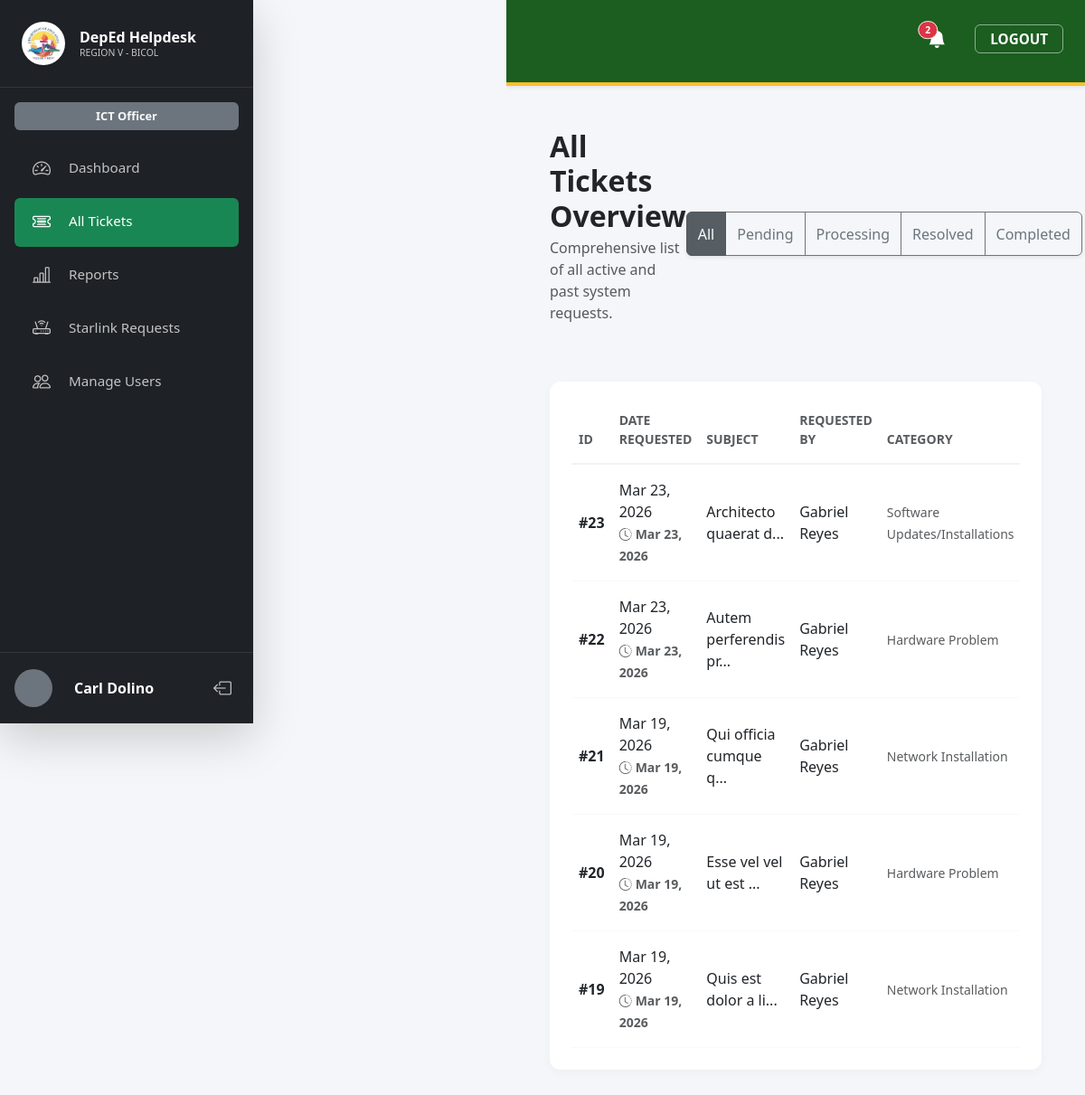
The page /all_tickets.php (signed in) on the database its author committed.
### tables this page shows
CREATE TABLE `ticket` (
  `ticketId` int NOT NULL,
  `subject` varchar(150) NOT NULL,
  `description` text NOT NULL,
  `priority` enum('Low','Medium','High') DEFAULT 'Medium',
  `status` enum('Pending','Processing','Resolved','Completed') DEFAULT 'Pending',
  `remarks` text,
  `userId` int NOT NULL,
  `departmentId` int NOT NULL,
  `createdAt` timestamp NULL DEFAULT CURRENT_TIMESTAMP,
  `updatedAt` datetime DEFAULT CURRENT_TIMESTAMP ON UPDATE CURRENT_TIMESTAMP,
  `assignedTo` int DEFAULT NULL,
  `categoryId` int DEFAULT NULL,
  `technician_signature` longtext
);

CREATE TABLE `users` (
  `userId` int NOT NULL,
  `employeeId` varchar(50) DEFAULT NULL,
  `email` varchar(100) NOT NULL,
  `role` enum('User','Officer','Technician') NOT NULL,
  `positionID` int DEFAULT NULL,
  `password` varchar(255) NOT NULL,
  `firstName` varchar(100) NOT NULL,
  `middleName` varchar(100) DEFAULT NULL,
  `lastName` varchar(100) NOT NULL,
  `suffix` varchar(20) DEFAULT NULL,
  `phone` varchar(20) DEFAULT NULL,
  `profilePicture` varchar(255) DEFAULT NULL,
  `departmentId` int NOT NULL,
  `divisionId` int DEFAULT NULL,
  `createdAt` timestamp NULL DEFAULT CURRENT_TIMESTAMP,
  `signature` longtext,
  `isActive` tinyint(1) DEFAULT '1',
  `activationToken` varchar(64) DEFAULT NULL,
  `tokenExpiresAt` datetime DEFAULT NULL,
  `isApproved` tinyint(1) DEFAULT '0',
  `googleId` varchar(64) DEFAULT NULL,
  `avatarUrl` varchar(512) DEFAULT NULL
);

CREATE TABLE `category` (
  `categoryId` int NOT NULL,
  `categoryName` varchar(50) NOT NULL,
  `categoryType` varchar(50) NOT NULL
);

### all_tickets.php (the view, shortened to what this page needs)
<?php
function formatTimeAgo($datetime)
{
    $time = strtotime($datetime);
    $diff = time() - $time;
    return date("M d, Y", $time);
}
include 'head.php';
?>
<body>
    <div class="d-flex flex-column flex-md-row" style="min-height: 100vh;">
        <div style="width: 280px; flex-shrink: 0;"></div>
        <?php include 'sidebar.php'; ?>
        <div class="flex-grow-1 main-content" style="min-height: 100vh; overflow-y: auto;">
            <?php include 'header.php'; ?>
            <div class="container-fluid py-5 px-5">
                <div class="d-flex justify-content-between align-items-center mb-5">
                    <div>
                        <h2 class="fw-bold text-dark mb-1">All Tickets Overview</h2>
                        <p class="text-muted">Comprehensive list of all active and past system requests.</p>
                    </div>
                    <div class="d-flex gap-3">
                        <div class="btn-group shadow-sm" role="group">
                            <button type="button" class="btn btn-secondary active status-filter" data-status="all">All</button>
                            <button type="button" class="btn btn-outline-secondary status-filter" data-status="Pending">Pending</button>
                            <button type="button" class="btn btn-outline-secondary status-filter" data-status="Processing">Processing</button>
                            <button type="button" class="btn btn-outline-secondary status-filter" data-status="Resolved">Resolved</button>
                            <button type="button" class="btn btn-outline-secondary status-filter" data-status="Completed">Completed</button>
                        </div>
                    </div>
                </div>
                <div class="custom-card p-4">
                    <div class="table-responsive">
                        <table class="table table-borderless align-middle mb-0">
                            <thead style="border-bottom: 2px solid #f0f2f5;">
                                <tr>
                                    <th class="text-muted small fw-bold pb-3">ID</th>
                                    <th class="text-muted small fw-bold pb-3">DATE REQUESTED</th>
                                    <th class="text-muted small fw-bold pb-3">SUBJECT</th>
                                    <th class="text-muted small fw-bold pb-3">REQUESTED BY</th>
                                    <th class="text-muted small fw-bold pb-3">CATEGORY</th>
                                </tr>
                            </thead>
                            <tbody>
                                <?php
                                $sql = "SELECT t.*, u.firstName, u.lastName, c.categoryName
                                        FROM ticket t
                                        JOIN users u ON t.userId = u.userId
                                        LEFT JOIN category c ON t.categoryId = c.categoryId
                                        ORDER BY t.createdAt DESC";
                                $stmt = $pdo->query($sql);
                                if ($stmt->rowCount() > 0) {
                                    while ($row = $stmt->fetch()) {
                                        $exactDate = date("M d, Y", strtotime($row['createdAt']));
                                        $aging = formatTimeAgo($row['createdAt']);
                                        $agingColor = (strpos($aging, 'd') !== false) ? 'text-danger' : 'text-muted';
                                        $name = htmlspecialchars($row['firstName'] . ' ' . $row['lastName']);
                                        $cat = htmlspecialchars($row['categoryName'] ?? 'General');
                                        echo "<tr class='ticket-row' data-status='" . htmlspecialchars($row['status']) . "' style='border-bottom: 1px solid #f8f9fa;'>";
                                        echo "<td class='py-3 fw-bold'>#" . $row['ticketId'] . "</td>";
                                        echo "<td class='py-3'>
                                                <span class='d-block fs-6'>" . $exactDate . "</span>
                                                <small class='fw-bold " . $agingColor . "'><i class='bi bi-clock-history me-1'></i>" . $aging . "</small>
                                              </td>";
                                        echo "<td class='py-3'>" . htmlspecialchars(substr($row['subject'], 0, 30)) . "...</td>";
                                        echo "<td class='py-3'>" . $name . "</td>";
                                        echo "<td class='py-3'><small class='text-muted'>" . $cat . "</small></td>";
                                        echo "</tr>";
                                    }
                                } else {
                                    echo "<tr><td colspan='7' class='text-center py-5 text-muted'>No tickets found.</td></tr>";
                                }
                                ?>
                            </tbody>
                        </table>
                    </div>
                </div>
            </div>
        </div>
    </div>
</body>
</html>

### style.css (style rules this page uses)
:root { --deped-green: #1b5e20; --deped-gold: #fbc02d; --sidebar-bg: #1a1c1e; --bg-light: #f4f6f9; --card-radius: 12px; }
body { font-family: 'Segoe UI', Tahoma, Geneva, Verdana, sans-serif; background-color: var(--bg-light); }
.main-content { margin-left: 280px; width: calc(100% - 280px); }
.custom-card { border: none; border-radius: var(--card-radius); box-shadow: 0 4px 12px rgba(0, 0, 0, 0.03); background: white; }

### rows shown on the page
ticket: ticketId "23", createdAt "Mar 23, 2026", subject "Architecto quaerat d", userId.lastName "Gabriel Reyes", categoryId.categoryName "Software Updates/Installations"
ticket: ticketId "22", createdAt "Mar 23, 2026", subject "Autem perferendis pr", userId.lastName "Gabriel Reyes", categoryId.categoryName "Hardware Problem"
ticket: ticketId "21", createdAt "Mar 19, 2026", subject "Qui officia cumque q", userId.lastName "Gabriel Reyes", categoryId.categoryName "Network Installation"
ticket: ticketId "20", createdAt "Mar 19, 2026", subject "Esse vel vel ut est", userId.lastName "Gabriel Reyes", categoryId.categoryName "Hardware Problem"
ticket: ticketId "19", createdAt "Mar 19, 2026", subject "Quis est dolor a li", userId.lastName "Gabriel Reyes", categoryId.categoryName "Network Installation"

### other values the page prints
$displayName "Carl Dolino"
$totalAlerts "2"
